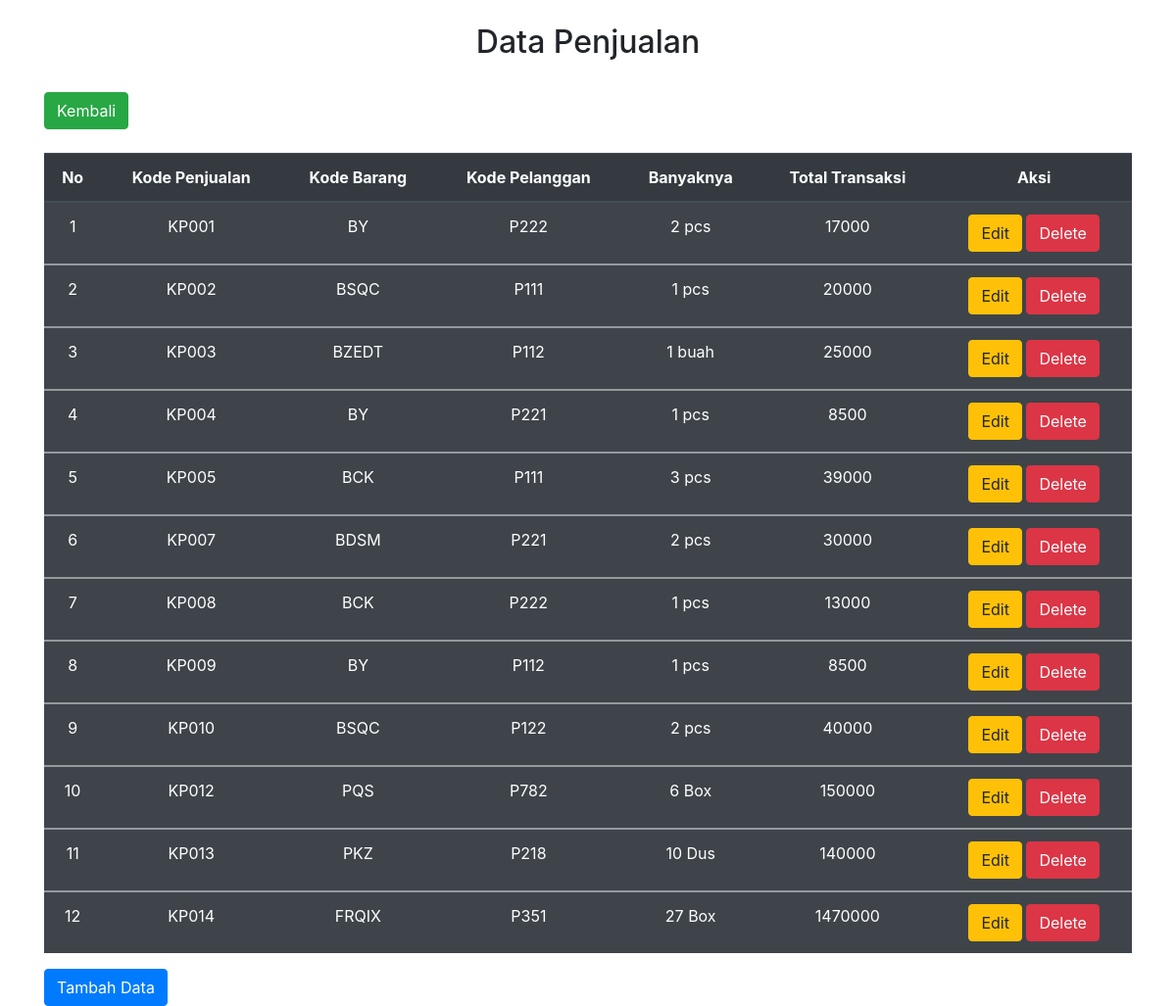
Page /penjualan/index.php on the committed database.
### tables this page shows
CREATE TABLE `penjualan` (
  `kode_penjualan` varchar(10) NOT NULL,
  `kode_barang` varchar(10) NOT NULL,
  `kode_pelanggan` varchar(5) NOT NULL,
  `banyaknya` varchar(10) NOT NULL,
  `total_transaksi` int(25) NOT NULL
);

### penjualan/index.php (the view, shortened to what this page needs)
<?php
    include "../koneksi.php";
?>
<!DOCTYPE html>
<html>
<head>
    <link rel="stylesheet" href="../bootstrap/css/bootstrap.min.css">
</head>
<body>
<div class="container">
    <br>
    <h2 style="text-align: center;">Data Penjualan</h2>
    <br>
    <a href="../index.php" class="btn btn-success">Kembali</a><br>
    <table class="table table-striped table-dark">
        <br>
        <thead>
        <tr style="text-align: center;">
            <th>No</th>
            <th>Kode Penjualan</th>
            <th>Kode Barang</th>
            <th>Kode Pelanggan</th>
            <th>Banyaknya</th>
            <th>Total Transaksi</th>
            <th colspan='2'>Aksi</th>
        </tr>
        </thead>
        <?php
        $sql3="SELECT * FROM penjualan";
        $hasil3=mysqli_query($kon,$sql3);
        $no=0;
        while ($data = mysqli_fetch_array($hasil3)) {
            $no++;
            ?>
            <tbody>
            <tr style="text-align: center;">
                <td><?php echo $no;?></td>
                <td><?php echo $data["kode_penjualan"]; ?></td>
                <td><?php echo $data["kode_barang"]; ?></td>
                <td><?php echo $data["kode_pelanggan"]; ?></td>
                <td><?php echo $data["banyaknya"]; ?></td>
                <td><?php echo $data["total_transaksi"]; ?></td>
                <td>
                    <a href="update.php?kode_penjualan=<?php echo htmlspecialchars($data['kode_penjualan']); ?>"
                    class="btn btn-warning">Edit</a>
                    <a onclick="return confirm('Apakah anda yakin ingin menghapus data ?')" href="delete.php?kode_penjualan=<?php echo $data['kode_penjualan']; ?>"
                    class="btn btn-danger">Delete</a>
                </td>
            </tr>
            </tbody>
            <?php
        }
        ?>
    </table>
    <a href="create.php" class="btn btn-primary" role="button">Tambah Data</a>
</div>
</body>
</html>

### rows in the picture
penjualan: kode_penjualan "KP001", kode_barang "BY", kode_pelanggan "P222", banyaknya "2 pcs", total_transaksi "17000"
penjualan: kode_penjualan "KP002", kode_barang "BSQC", kode_pelanggan "P111", banyaknya "1 pcs", total_transaksi "20000"
penjualan: kode_penjualan "KP003", kode_barang "BZEDT", kode_pelanggan "P112", banyaknya "1 buah", total_transaksi "25000"
penjualan: kode_penjualan "KP004", kode_barang "BY", kode_pelanggan "P221", banyaknya "1 pcs", total_transaksi "8500"
penjualan: kode_penjualan "KP005", kode_barang "BCK", kode_pelanggan "P111", banyaknya "3 pcs", total_transaksi "39000"
penjualan: kode_penjualan "KP007", kode_barang "BDSM", kode_pelanggan "P221", banyaknya "2 pcs", total_transaksi "30000"
penjualan: kode_penjualan "KP008", kode_barang "BCK", kode_pelanggan "P222", banyaknya "1 pcs", total_transaksi "13000"
penjualan: kode_penjualan "KP009", kode_barang "BY", kode_pelanggan "P112", banyaknya "1 pcs", total_transaksi "8500"
penjualan: kode_penjualan "KP010", kode_barang "BSQC", kode_pelanggan "P122", banyaknya "2 pcs", total_transaksi "40000"
penjualan: kode_penjualan "KP012", kode_barang "PQS", kode_pelanggan "P782", banyaknya "6 Box", total_transaksi "150000"
penjualan: kode_penjualan "KP013", kode_barang "PKZ", kode_pelanggan "P218", banyaknya "10 Dus", total_transaksi "140000"
penjualan: kode_penjualan "KP014", kode_barang "FRQIX", kode_pelanggan "P351", banyaknya "27 Box", total_transaksi "1470000"
